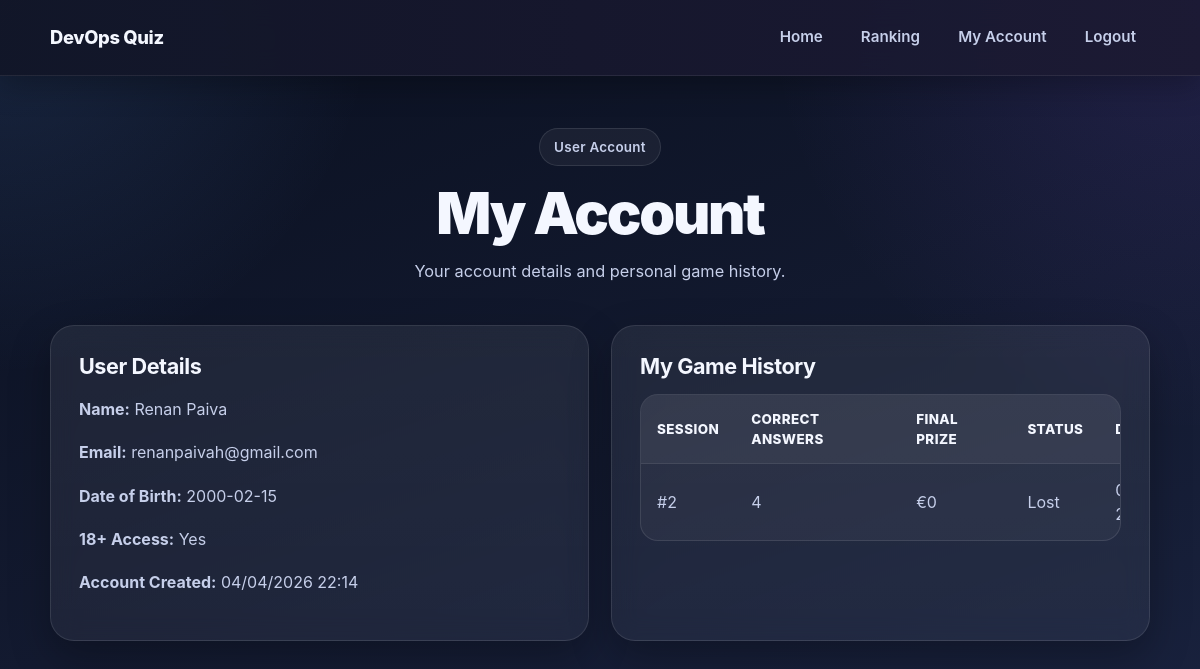
/account (signed in), run on the app's committed database.
### tables this page shows
CREATE TABLE users (
        id INTEGER PRIMARY KEY AUTOINCREMENT,
        full_name TEXT NOT NULL,
        email TEXT NOT NULL UNIQUE,
        password_hash TEXT NOT NULL,
        date_of_birth TEXT NOT NULL,
        is_18_or_over INTEGER NOT NULL DEFAULT 0,
        created_at TEXT DEFAULT CURRENT_TIMESTAMP
    );

CREATE TABLE game_sessions (
        id INTEGER PRIMARY KEY AUTOINCREMENT,
        user_id INTEGER NOT NULL,
        started_at TEXT DEFAULT CURRENT_TIMESTAMP,
        ended_at TEXT,
        current_question_index INTEGER NOT NULL DEFAULT 0,
        correct_answers INTEGER NOT NULL DEFAULT 0,
        current_amount INTEGER NOT NULL DEFAULT 10,
        final_amount INTEGER NOT NULL DEFAULT 0,
        status TEXT NOT NULL DEFAULT 'in_progress',
        FOREIGN KEY (user_id) REFERENCES users(id)
    );

### src/main.py (the view)
@app.route("/account")
def account():
    if "user_id" not in session:
        return redirect(url_for("login"))
    user = get_user_by_id(session["user_id"])
    history_rows = get_user_game_history(session["user_id"])
    user_data = {
        "full_name": user["full_name"],
        "email": user["email"],
        "date_of_birth": user["date_of_birth"],
        "is_18_or_over": user["is_18_or_over"],
        "created_at_display": format_datetime(user["created_at"])
    }
    history = []
    for row in history_rows:
        history.append({
            "id": row["id"],
            "correct_answers": row["correct_answers"],
            "final_amount_display": format_money(row["final_amount"]),
            "status": row["status"],
            "ended_at_display": format_datetime(row["ended_at"])
        })
    return render_template("account.html", user=user_data, history=history)

### src/account.py (called while the page is built)
def get_user_by_id(user_id):
    conn = get_connection()
    cursor = conn.cursor()
    cursor.execute("""
        SELECT id, full_name, email, date_of_birth, is_18_or_over, created_at
        FROM users
        WHERE id = ?
    """, (user_id,))
    user = cursor.fetchone()
    conn.close()
    return user

def get_user_game_history(user_id):
    conn = get_connection()
    cursor = conn.cursor()
    cursor.execute("""
        SELECT
            id,
            correct_answers,
            final_amount,
            status,
            ended_at,
            started_at
        FROM game_sessions
        WHERE user_id = ?
        ORDER BY id DESC
    """, (user_id,))
    rows = cursor.fetchall()
    conn.close()
    return rows

### src/db.py (called while the page is built)
def get_connection():
    conn = sqlite3.connect(DB_PATH)
    conn.row_factory = sqlite3.Row
    return conn

### src/main.py (called while the page is built)
def format_money(amount):
    return f"€{amount:,}"

def format_datetime(value):
    if not value:
        return "-"
    try:
        return datetime.strptime(value, "%Y-%m-%d %H:%M:%S").strftime("%d/%m/%Y %H:%M")
    except ValueError:
        return value

### templates/account.html (shortened to what this page needs)
{% extends "base.html" %}
{% block content %}
<div class="container">
  <section class="hero">
    <div class="hero-badge">User Account</div>
    <h1>My Account</h1>
    <p class="subtitle">Your account details and personal game history.</p>
  </section>
  <div class="grid">
    <div class="card">
      <h2>User Details</h2>
      <p><strong>Name:</strong> {{ user.full_name }}</p>
      <p><strong>Email:</strong> {{ user.email }}</p>
      <p><strong>Date of Birth:</strong> {{ user.date_of_birth }}</p>
      <p><strong>18+ Access:</strong> {% if user.is_18_or_over %}Yes{% else %}No{% endif %}</p>
      <p><strong>Account Created:</strong> {{ user.created_at_display }}</p>
    </div>
    <div class="card">
      <h2>My Game History</h2>
      {% if history %}
        <div class="table-wrap">
          <table class="data-table">
            <thead>
              <tr>
                <th>Session</th>
                <th>Correct Answers</th>
                <th>Final Prize</th>
                <th>Status</th>
                <th>Date</th>
              </tr>
            </thead>
            <tbody>
              {% for row in history %}
                <tr>
                  <td>#{{ row.id }}</td>
                  <td>{{ row.correct_answers }}</td>
                  <td>{{ row.final_amount_display }}</td>
                  <td style="text-transform:capitalize;">{{ row.status }}</td>
                  <td>{{ row.ended_at_display }}</td>
                </tr>
              {% endfor %}
            </tbody>
          </table>
        </div>
      {% else %}
        <p>No game history available yet.</p>
      {% endif %}
    </div>
  </div>
</div>
{% endblock %}

### static/style.css (style rules this page uses)
:root { --bg-1: #0a1020; --bg-2: #131a30; --bg-3: #1a2340; --surface: rgba(255, 255, 255, 0.06); --surface-strong: rgba(255, 255, 255, 0.1); --surface-hover: rgba(255, 255, 255, 0.12); --text: #f4f7ff; --text-soft: #c6cfea; --text-muted: #97a3c6; --accent: #6ea8ff; --accent-2: #8b5cf6; --accent-soft: rgba(110, 168, 255, 0.16); --success: #22c55e; --danger: #ff8a8a; --border: rgba(255, 255, 255, 0.1); --border-strong: rgba(255, 255, 255, 0.16); --radius-sm: 12px; --radius-md: 18px; --radius-lg: 24px; --radius-xl: 28px; --shadow-sm: 0 8px 24px rgba(0, 0, 0, 0.18); --shadow-md: 0 16px 40px rgba(0, 0, 0, 0.28); --shadow-lg: 0 24px 60px rgba(0, 0, 0, 0.34); --max-width: 1140px; --transition: 0.22s ease; }
*, *::before, *::after { box-sizing: border-box; }
html { scroll-behavior: smooth; }
body { margin: 0; min-height: 100vh; font-family: "Inter", "Segoe UI", Arial, sans-serif; color: var(--text); background: radial-gradient(circle at top left, rgba(110, 168, 255, 0.14), transparent 26%), radial-gradient(circle at top right, rgba(139, 92, 246, 0.14), transparent 30%), linear-gradient(160deg, var(--bg-1), var(--bg-2) 55%, var(--bg-3)); line-height: 1.5; -webkit-font-smoothing: antialiased; text-rendering: optimizeLegibility; }
.container { max-width: var(--max-width); margin: 0 auto; padding: 52px 20px 72px; }
.hero { text-align: center; margin-bottom: 40px; }
.hero-badge { display: inline-flex; align-items: center; gap: 8px; margin-bottom: 18px; padding: 8px 14px; border: 1px solid var(--border); border-radius: 999px; background: rgba(255, 255, 255, 0.05); color: var(--text-soft); font-size: 0.84rem; font-weight: 600; letter-spacing: 0.02em; }
h1 { margin: 0 0 14px; font-size: clamp(2.2rem, 4.8vw, 4.2rem); line-height: 1.02; font-weight: 900; letter-spacing: -0.04em; }
.subtitle { max-width: 760px; margin: 0 auto; color: var(--text-soft); font-size: 1.02rem; line-height: 1.75; }
.grid { display: grid; gap: 22px; grid-template-columns: repeat(auto-fit, minmax(280px, 1fr)); margin-top: 30px; }
.card { background: linear-gradient( 180deg, rgba(255, 255, 255, 0.07), rgba(255, 255, 255, 0.05) ); backdrop-filter: blur(12px); -webkit-backdrop-filter: blur(12px); border: 1px solid var(--border); border-radius: var(--radius-lg); padding: 28px; box-shadow: var(--shadow-md); }
.card h2, .card h3 { margin-top: 0; margin-bottom: 14px; color: var(--text); font-size: 1.35rem; line-height: 1.2; letter-spacing: -0.02em; }
.card p, .card li { color: var(--text-soft); line-height: 1.7; }
.table-wrap { overflow-x: auto; border-radius: 18px; border: 1px solid var(--border); background: rgba(255, 255, 255, 0.04); }
.data-table { width: 100%; border-collapse: collapse; min-width: 620px; }
.data-table thead { background: rgba(255, 255, 255, 0.05); }
.data-table th, .data-table td { text-align: left; padding: 14px 16px; }
.data-table th { color: var(--text); font-size: 0.84rem; font-weight: 800; letter-spacing: 0.03em; text-transform: uppercase; }
.data-table td { color: var(--text-soft); }
.data-table tbody tr td { border-top: 1px solid rgba(255, 255, 255, 0.08); }

### data on the page
users: full_name "Renan Paiva", email "renanpaivah@gmail.com", date_of_birth "2000-02-15"
game_sessions: id "2", correct_answers "4", final_amount_display "€0", status "Lost"

### other printed values
{{ user.created_at_display }} "04/04/2026 22:14"
